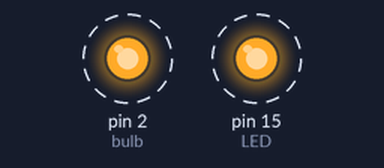
This sketch was run on a simulated Arduino Uno, built with avr-gcc and run on an emulated ATmega328P. Parts: output pins drawn as LEDs (lit = HIGH). Dashed ring = blinking.

Above: at 0.5 s.
Timing chart, 0 to 4.6 s (numbered marks = the images above):
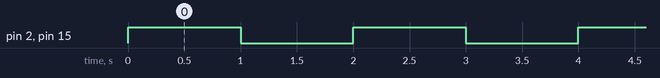

The sketch:

blink.ino
```cpp
int LED =15;
int bulb=2;


//executed only once
void setup() {
  // put your setup code here, to run once:
  pinMode(LED,OUTPUT);
  pinMode(bulb,OUTPUT);

}

void loop() {
  // put your main code here, to run repeatedly:
  digitalWrite(LED,HIGH);
  digitalWrite(bulb,HIGH);
  delay(1000);
  digitalWrite(LED,LOW);
  digitalWrite(bulb,LOW);
  delay(1000);


}
```

Measured:
- by itself, pin 2 (bulb), pin 15 (LED): alternates HIGH for 1.0 s and LOW for 1.0 s
